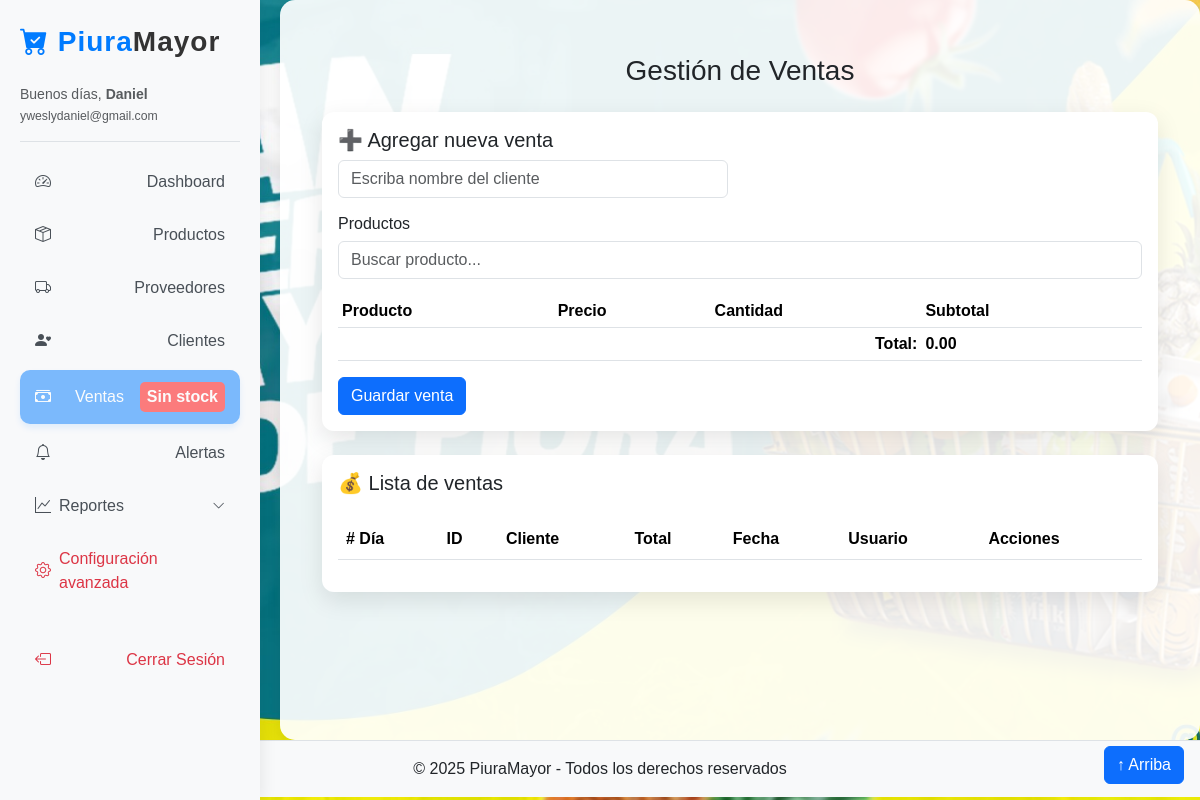
The app's page /ventas.php (signed in), older data.
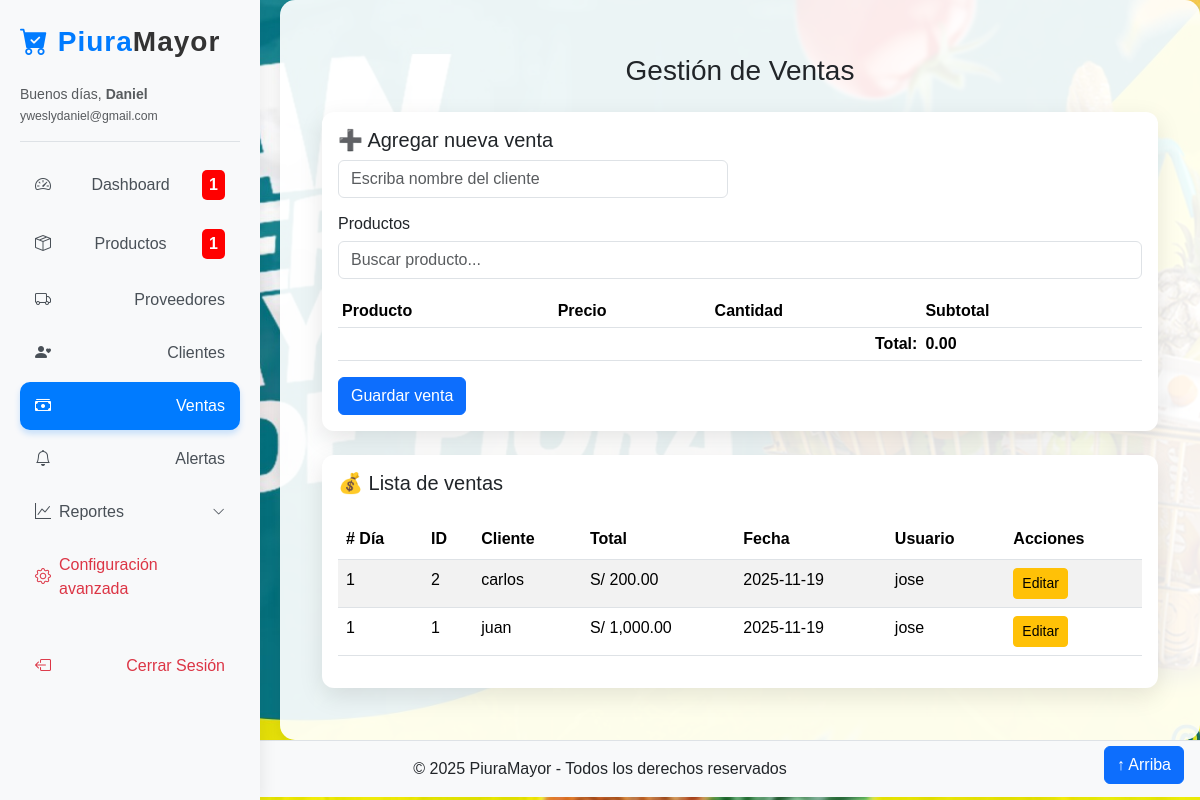
The same page, newer data.
### tables this page shows
CREATE TABLE `ventas` (
  `id` int(11) NOT NULL,
  `cliente_id` int(11) DEFAULT NULL,
  `total` decimal(12,2) NOT NULL,
  `fecha` timestamp NOT NULL DEFAULT current_timestamp(),
  `usuario_id` int(11) DEFAULT NULL,
  `numero_dia` int(11) NOT NULL DEFAULT 1
);

CREATE TABLE `clientes` (
  `id` int(11) NOT NULL,
  `nombre` varchar(150) NOT NULL,
  `ruc` varchar(20) DEFAULT NULL,
  `telefono` varchar(50) DEFAULT NULL,
  `correo` varchar(100) DEFAULT NULL,
  `direccion` varchar(255) DEFAULT NULL,
  `creado_at` timestamp NOT NULL DEFAULT current_timestamp()
);

CREATE TABLE `usuarios` (
  `id` int(11) NOT NULL,
  `correo` varchar(100) NOT NULL,
  `password` varchar(255) NOT NULL,
  `nombre` varchar(100) NOT NULL,
  `rol` enum('programador','admin','vendedor') DEFAULT 'vendedor',
  `creado_at` timestamp NOT NULL DEFAULT current_timestamp()
);

### ventas.php (the view, shortened to what the changed rows need)
<?php
require 'includes/db.php';
$rol = $_SESSION['user']['rol'] ?? 'vendedor';
$can_manage = ($rol === 'admin' || $rol === 'programador');
$ventas = $pdo->query("
    SELECT v.*, c.nombre AS cliente_nombre, u.nombre AS usuario_nombre
    FROM ventas v
    LEFT JOIN clientes c ON v.cliente_id = c.id
    LEFT JOIN usuarios u ON v.usuario_id = u.id
    ORDER BY v.fecha DESC, v.numero_dia ASC
")->fetchAll(PDO::FETCH_ASSOC);
?>
<?php include 'includes/header.php'; ?>
<div class="container mt-4">
    <div class="card mb-4 p-3">
        <form method="POST" id="ventaForm">
            <table class="table table-sm mt-3" id="tablaProductos">
                <thead>
                    <tr>
                        <th>Producto</th>
                        <th>Precio</th>
                        <th>Cantidad</th>
                        <th>Subtotal</th>
                        <th></th>
                    </tr>
                </thead>
                <tfoot>
                    <tr>
                        <th colspan="3" class="text-end">Total:</th>
                        <th id="total">0.00</th>
                        <th></th>
                    </tr>
                </tfoot>
            </table>
        </form>
    </div>
    <div class="card p-3">
        <div class="table-responsive">
            <table class="table table-striped mt-3">
                <thead>
                    <tr>
                        <th># Día</th>
                        <th>ID</th>
                        <th>Cliente</th>
                        <th>Total</th>
                        <th>Fecha</th>
                        <th>Usuario</th>
                        <?php if ($can_manage):  ?>
                        <th>Acciones</th>
                        <?php endif; ?>
                    </tr>
                </thead>
                <tbody>
                    <?php foreach ($ventas as $ven): ?>
                    <tr>
                        <td><?= $ven['numero_dia'] ?></td>
                        <td><?= $ven['id'] ?></td>
                        <td><?= htmlspecialchars($ven['cliente_nombre'] ?: 'Sin nombre') ?></td>
                        <td>S/ <?= number_format($ven['total'], 2) ?></td>
                        <td><?= htmlspecialchars(substr($ven['fecha'], 0, 10)) ?></td>
                        <td><?= htmlspecialchars($ven['usuario_nombre']) ?></td>
                        <?php if ($can_manage):  ?>
                        <td>
                            <a href="editar_venta.php?id=<?= $ven['id'] ?>" class="btn btn-sm btn-warning">Editar</a>
                        </td>
                        <?php endif; ?>
                    </tr>
                    <?php endforeach; ?>
                </tbody>
            </table>
        </div>
    </div>
</div>
<?php include 'includes/footer.php'; ?>

### includes/header.php (shortened to what the changed rows need)
<?php
require_once 'includes/db.php';
$rol = $_SESSION['user']['rol'] ?? 'vendedor';
$is_manager = ($rol === 'admin' || $rol === 'programador');
$alertaStock = 0;
$stockDisponible = 1;
if(isset($pdo)){
    try {
        if($is_manager){
             $stmt = $pdo->query("SELECT COUNT(*) AS bajo FROM productos WHERE stock <= 5");
             $alertaStock = $stmt->fetch(PDO::FETCH_ASSOC)['bajo'] ?? 0;
        }
        $stmt2 = $pdo->query("SELECT COUNT(*) AS total FROM productos WHERE stock > 0");
        $stockDisponible = $stmt2->fetch(PDO::FETCH_ASSOC)['total'] > 0 ? 1 : 0;
    } catch (\PDOException $e) {
        $alertaStock = 0;
        $stockDisponible = 1;
    }
}
function is_active($filenames) {
    $current_page = $_SERVER['PHP_SELF'];
    if (!is_array($filenames)) {
        $filenames = [$filenames];
    }
    foreach ($filenames as $filename) {
        if (strpos($current_page, $filename) !== false) {
            return 'active';
        }
    }
    return '';
}
?>
<!doctype html>
<html lang="es">
<head>
  <link href="https://cdn.jsdelivr.net/npm/bootstrap@5.3.2/dist/css/bootstrap.min.css" rel="stylesheet">
  <link rel="stylesheet" href="https://cdn.jsdelivr.net/npm/bootstrap-icons@1.11.3/font/bootstrap-icons.min.css">
</head>
<body>
<div class="sidebar">
  <?php if(isset($_SESSION['user'])): ?>
    <ul class="nav flex-column">
      <li class="nav-item">
        <a class="nav-link <?= is_active('dashboard.php') ?>" href="dashboard.php">
            <i class="bi bi-speedometer2 me-2"></i> Dashboard
          <?php if($alertaStock > 0 && $is_manager):  ?>
            <span class="badge-stock"><?= $alertaStock ?></span>
          <?php endif; ?>
        </a>
      </li>
      <?php if($is_manager):  ?>
        <li class="nav-item">
          <a class="nav-link <?= is_active(['productos.php', 'editar_producto.php']) ?>" href="productos.php">
            <i class="bi bi-box-seam me-2"></i> Productos
            <?php if($alertaStock > 0): ?>
              <span class="badge-stock"><?= $alertaStock ?></span>
            <?php endif; ?>
          </a>
        </li>
      <?php endif;  ?>
      <li class="nav-item">
        <a class="nav-link <?= is_active(['ventas.php', 'editar_venta.php']) ?> <?= $stockDisponible ? '' : 'disabled-link' ?>" href="ventas.php">
          <i class="bi bi-cash-stack me-2"></i> Ventas
          <?php if(!$stockDisponible): ?>
            <span class="badge-stock">Sin stock</span>
          <?php endif; ?>
        </a>
      </li>
    </ul>
  <?php else: ?>
    <a href="login.php" class="btn btn-primary w-100">Iniciar sesión</a>
  <?php endif; ?>
</div>
<div class="content">

Row changes from the older to the newer data that the page shows:
added ventas: numero_dia "1", id "2", cliente.nombre "carlos", total "200.00", fecha "2025-11-19", usuario.nombre "jose"
added ventas: numero_dia "1", id "1", cliente.nombre "juan", total "1,000.00", fecha "2025-11-19", usuario.nombre "jose"
Text that changed along with them:
$alertaStock: (not shown) → "1"
text no longer shown: "Sin stock"
